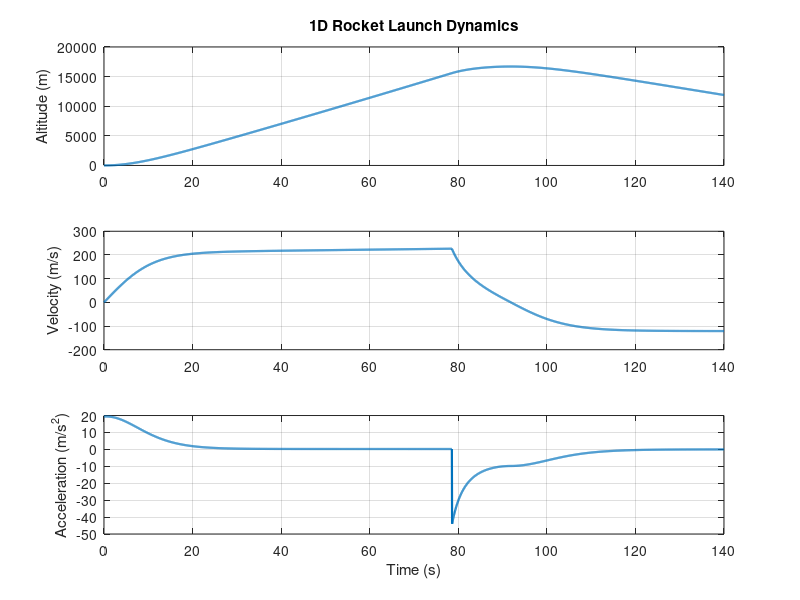

This chart was generated by the following MATLAB code:
%% Generated by RAG ModelSpec pipeline
% task_goal: 生成一个火箭发射模型，mass0=650,fuel_mass=220,burn_rate=2.8,thrust=19000,drag_coeff=0.52,area=0.9,stop_time=140
% model_id: rocket_launch_1d
% assumptions:
%   - 使用默认参数补全未明确指定项
% evidence:
%   - model=rocket_launch_1d, score=9.1, id=110
%   - model=rocket_launch_1d, score=4.2, id=111
%   - model=state_space_response, score=4.0, id=10
%   - model=pid_simulink_loop, score=1.4, id=21
%   - model=mass_spring_damper_ode, score=1.4, id=32
%% Auto-generated MATLAB model: 1D Rocket Launch Dynamics
clear; clc; close all;

mass0 = 650.0;             % initial total mass (kg)
fuel_mass = 220.0;     % fuel mass (kg)
burn_rate = 2.8;     % fuel burn rate (kg/s)
thrust = 19000.0;           % engine thrust (N)
Cd = 0.52;           % drag coefficient
A = 0.9;                  % frontal area (m^2)
rho = 1.225;         % air density (kg/m^3)
g = 9.81;                     % gravity (m/s^2)
dt = 0.05;                   % simulation step (s)
T = 140.0;             % total simulation time (s)

t = 0:dt:T;
N = numel(t);
h = zeros(N,1);   % altitude
v = zeros(N,1);   % velocity
a = zeros(N,1);   % acceleration
m = zeros(N,1);   % mass

for k = 1:N
    tk = t(k);
    burned = min(fuel_mass, burn_rate * tk);
    m(k) = mass0 - burned;

    if burned < fuel_mass
        current_thrust = thrust;
    else
        current_thrust = 0;
    end

    drag = 0.5 * rho * Cd * A * v(max(k-1,1)) * abs(v(max(k-1,1)));
    weight = m(k) * g;
    a(k) = (current_thrust - drag - weight) / m(k);

    if k > 1
        v(k) = v(k-1) + a(k) * dt;
        h(k) = max(0, h(k-1) + v(k) * dt);
    end
end

[max_h, idx] = max(h);
fprintf('Max altitude: %.2f m at t = %.2f s\n', max_h, t(idx));
fprintf('Final velocity: %.2f m/s\n', v(end));

figure('Name', 'Rocket Launch 1D');
subplot(3,1,1); plot(t, h, 'LineWidth', 1.6); grid on; ylabel('Altitude (m)');
title('1D Rocket Launch Dynamics');
subplot(3,1,2); plot(t, v, 'LineWidth', 1.6); grid on; ylabel('Velocity (m/s)');
subplot(3,1,3); plot(t, a, 'LineWidth', 1.6); grid on; ylabel('Acceleration (m/s^2)'); xlabel('Time (s)');
